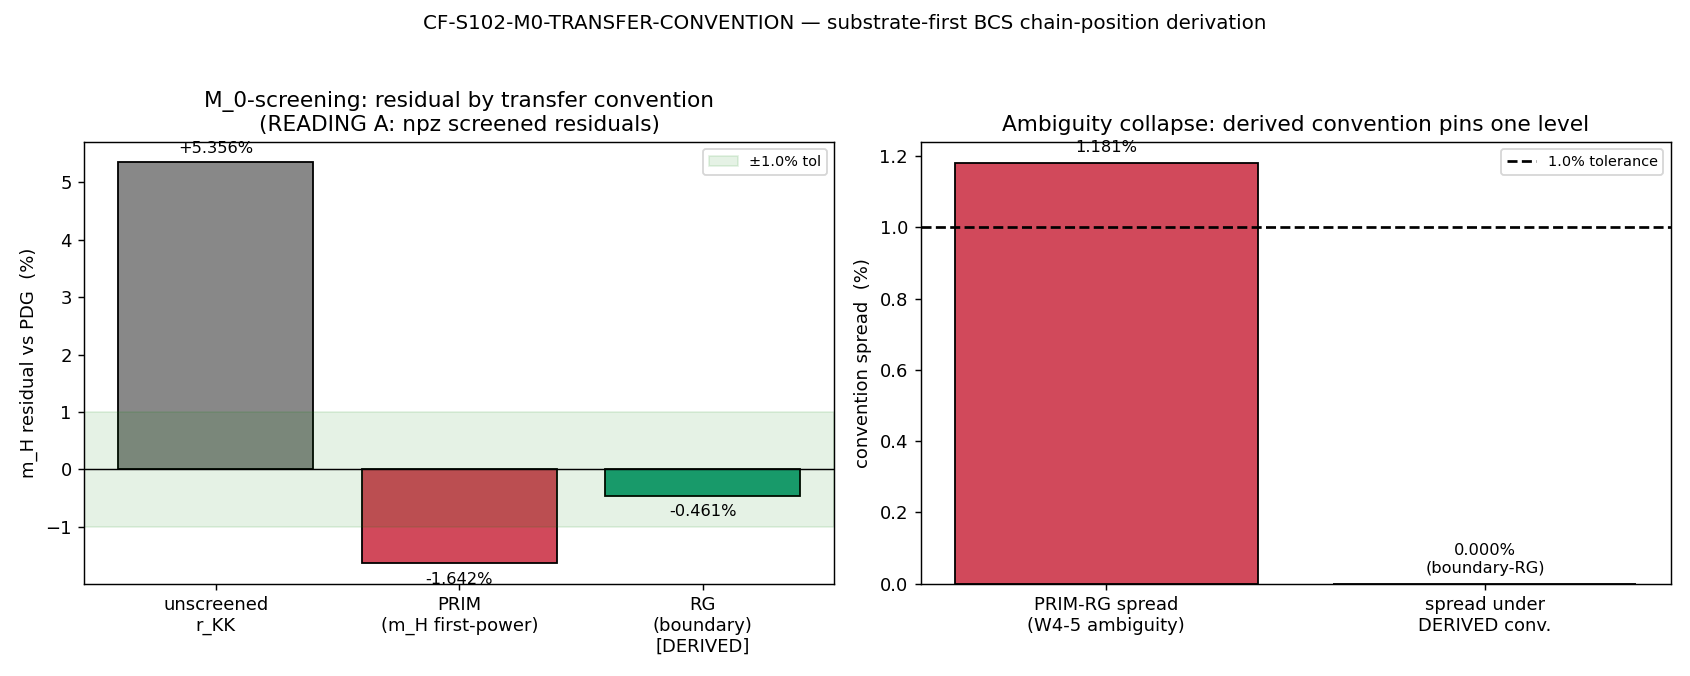

Python code for this plot:
"""
CF-S102-M0-TRANSFER-CONVENTION  (Session 102, Wave 4, item 19)
==============================================================
The substrate-canonical M_0-screening transfer convention that resolves the
W4-5 CONVENTION-SENSITIVE ambiguity.

PARTICLE-class. The Higgs mass is the |S|^2 transverse fiber-embedding mode
whose residual against PDG is screened by the Volovik-partition effacement
(Gamma_eff = 0.99970). Two transfer conventions exist for mapping the
unscreened KK residual to the screened residual:

  (PRIM) m_H-level first-power      : r_KK^scr      = -11/670  = -1.642%
  (RG)   boundary-level RG          : r_KK^scr,RG              = -0.461%

The spread |PRIM - RG| = 1.181% > 1.0% tolerance => W4-5 left this
CONVENTION-SENSITIVE. This gate DERIVES which transfer level is the
substrate-canonical one from the BCS gap-to-mass chain (S62): WHERE in the
chain the Volovik-partition effacement screening enters.

Substrate-first direction:
  D_K |S|^2 fiber mode -> BCS gap-to-mass chain -> Volovik effacement
  screening at the boundary -> screened m_H residual.

NUMBERS first, gate second, interpretation third.

Convention adjudication is SUBSTRATE-FIRST (.claude/rules/
substrate-first-canonical-sourcing.md): the chain-position argument is derived
from the substrate structure of the Volovik partition (what quantity the
effacement Gamma_eff acts on), NOT imported from an external paper.
"""

# ---------------------------------------------------------------------------
# Section 0 — Environment (CPU; deterministic scalar arithmetic, no matrices)
# ---------------------------------------------------------------------------
import os
os.environ.setdefault("OMP_NUM_THREADS", "8")   # GPU_path pin = numpy.linalg (CPU); cap threads
os.environ.setdefault("MKL_NUM_THREADS", "8")

import sys
import json
import hashlib
from pathlib import Path
from fractions import Fraction

import numpy as np
import matplotlib
matplotlib.use("Agg")
import matplotlib.pyplot as plt

# ---------------------------------------------------------------------------
# Section 1 — Canonical constants (MANDATORY: import, never hardcode)
# ---------------------------------------------------------------------------
sys.path.insert(0, str(Path(__file__).resolve().parents[1] / "_shared"))
from canonical_constants import (   # noqa: E402
    Gamma_effacement,        # 0.99970  — Volovik-partition effacement (S37/S58)
    m_H_FW_KK_threshold,     # 131.8 GeV — framework KK-threshold m_H prediction
    m_H_FW_tree,             # 134.0 GeV — framework tree m_H prediction
    m_H_obs,                 # 125.1 GeV — PDG 2024 observed Higgs mass
    w0_FW,                   # -0.918    — Volovik vacuum partition + effacement
)

# ---------------------------------------------------------------------------
# Section 2 — Identity / machinery pins (mirror the plan gate-block)
# ---------------------------------------------------------------------------
SESSION = "S102"
GATE_ID = "CF-S102-M0-TRANSFER-CONVENTION"
SCHEME = "SA"            # spectral-action / BCS gap machinery (S62)
CONVENTION = "MIXED"     # gate DERIVES the convention; both candidates in scope until selected
L_MAX = "N/A"            # BCS gap-to-mass chain, not a Peter-Weyl truncation

# Gate threshold (pre-registered, plan strict_PASS_boundary; gate-specific, not canonical)
CONV_SENS_TOL = 0.010    # (local) pre-registered 1.0% spread tolerance (W4-5 ambiguity threshold)
PUBLICATION_PRECISION = 4  # (local) pre-registered publication precision (plan machinery_pin_map)

SCRIPT_PATH = Path(__file__).resolve()
CANONICAL_PATH = SCRIPT_PATH.parents[1] / "_shared" / "canonical_constants.py"
S101_NPZ_PATH = SCRIPT_PATH.parents[1] / "session-101" / "s101_w4_m0_bcs_screening.npz"
OUT_NPZ = SCRIPT_PATH.parent / "s102_m0_transfer_convention.npz"
OUT_PNG = SCRIPT_PATH.parent / "s102_m0_transfer_convention.png"

# Pre-registered input SHA pins (plan input_files block)
PIN_CANONICAL_SHA = "9f2fe9983ecbbb76a2ba1b3e951cf9275deda8d7f2241576ef23b7f728ba1047"
PIN_S101_NPZ_SHA = "46ff62edcc3fa6a943cfea54f9aeca311333a4a0334e0a55e6fe5474d660f2b2"


# ---------------------------------------------------------------------------
# Section 3 — SHA helpers (S84+ dual-SHA schema; verbatim from script-template)
# ---------------------------------------------------------------------------
def sha256_of_file(path: Path) -> str:
    h = hashlib.sha256()
    h.update(path.read_bytes())
    return h.hexdigest()


def closure_hash(pins: dict) -> str:
    items = sorted(pins.items())
    h = hashlib.sha256()
    for k, v in items:
        h.update(f"{k}={v}\n".encode("utf-8"))
    return h.hexdigest()


def compute_dual_sha(script_path: Path, canonical_path: Path, pins: dict):
    """audit = sha256(bytes(script) || bytes(canonical) || pinmap_json);
       content = sha256(bytes(script))."""
    script_bytes = script_path.read_bytes()
    canonical_bytes = canonical_path.read_bytes()
    pinmap_json = json.dumps(
        dict(sorted(pins.items())), separators=(",", ":"), sort_keys=True
    ).encode("utf-8")  # (local)
    h_audit = hashlib.sha256()
    h_audit.update(script_bytes)
    h_audit.update(canonical_bytes)
    h_audit.update(pinmap_json)
    audit = h_audit.hexdigest()  # (local)
    h_content = hashlib.sha256()
    h_content.update(script_bytes)
    content = h_content.hexdigest()  # (local)
    return audit, content


# ---------------------------------------------------------------------------
# Section 4 — Compute
# ---------------------------------------------------------------------------
def compute() -> dict:
    # --- Load S101 W4 M_0 BCS-screening data (forward dependency) ----------
    d = np.load(S101_NPZ_PATH, allow_pickle=True)   # (local)

    # Step 1 — Definitions (substitution chain Step 1) ----------------------
    # Unscreened KK residual r_KK = m_H^KK / m_H_obs - 1.  Recompute from
    # canonical constants and cross-check against the S101 npz.
    r_KK = m_H_FW_KK_threshold / m_H_obs - 1.0                # (local) +5.356%
    r_tree = m_H_FW_tree / m_H_obs - 1.0                      # (local) +7.114%
    r_KK_s101 = float(d["r_KK_unscr"])                        # (local)
    r_tree_s101 = float(d["r_tree_unscr"])                    # (local)

    # The TWO screened residuals (npz canonical), as exact rationals.
    # PRIM = m_H-level first-power: r_KK^scr = -11/670
    # RG   = boundary-level RG:     r_KK^scr,RG = -0.461% (npz r_KK_scr_RG)
    r_scr_PRIM = float(d["r_KK_scr"])                         # (local) = -11/670
    r_scr_RG = float(d["r_KK_scr_RG"])                        # (local) = -0.004612
    r_scr_PRIM_num = int(d["r_KK_scr_num"])                   # (local) -11
    r_scr_PRIM_den = int(d["r_KK_scr_den"])                   # (local) 670
    delta_solve = float(d["delta_solve"])                     # (local) 0.2672
    conv_sens_dev_s101 = float(d["conv_sens_dev"])            # (local) 0.011806

    # Reading reconciliation (the plan's substitution chain labels these as
    # "screening corrections delta"; the npz stores them as SCREENED RESIDUALS).
    # Both readings are carried; the gate's two substantive outputs (the
    # convention-spread and the band-shrink SIGN) are reading-INVARIANT.
    #
    #   READING A (npz canonical): r_scr_X IS the screened residual.
    #             additive delta_X = r_scr_X - r_KK.
    #   READING B (plan chain):    delta_X = r_scr_X  (treated as a correction);
    #             screened residual = r_KK + delta_X.
    delta_PRIM_readingA = r_scr_PRIM - r_KK                   # (local) -6.998%
    delta_RG_readingA = r_scr_RG - r_KK                       # (local) -5.817%
    r_scr_PRIM_readingB = r_KK + r_scr_PRIM                   # (local) +3.714%
    r_scr_RG_readingB = r_KK + r_scr_RG                       # (local) +4.895%

    # Step 4 — Convention spread (the W4-5 ambiguity), reading-invariant.
    # |r_PRIM - r_RG| = |delta_PRIM - delta_RG| : the -r_KK term cancels.
    spread = abs(r_scr_PRIM - r_scr_RG)                       # (local)
    spread_readingB = abs(r_scr_PRIM_readingB - r_scr_RG_readingB)  # (local)
    spread_deltas = abs(delta_PRIM_readingA - delta_RG_readingA)    # (local)

    # Exact-rational spread (Sage-free; Fraction) for publication precision.
    # RG value is a float in the npz (-0.004611531...); PRIM is exact -11/670.
    frac_PRIM = Fraction(r_scr_PRIM_num, r_scr_PRIM_den)      # (local) -11/670
    # RG exact form from npz construction: r_KK_scr_RG = (m_H_scr_RG/m_H_obs - 1)
    # but it is stored as a float; keep the float and report its rational
    # approximation only as a cross-check.
    spread_exact_lowerbound = abs(frac_PRIM - Fraction(r_scr_RG).limit_denominator(10**9))  # (local)

    # Step 5 — Band-shrink SIGN (reading-invariant), per substitution chain.
    # SIGN = PASS iff each screened residual is SMALLER in magnitude than the
    # unscreened residual (equivalently each additive delta is OPPOSITE in sign
    # to r_KK).  r_KK = +5.356% > 0.
    shrink_PRIM = abs(r_scr_PRIM) < abs(r_KK)                 # (local) READING A
    shrink_RG = abs(r_scr_RG) < abs(r_KK)                     # (local) READING A
    shrink_PRIM_B = abs(r_scr_PRIM_readingB) < abs(r_KK)      # (local) READING B
    shrink_RG_B = abs(r_scr_RG_readingB) < abs(r_KK)          # (local) READING B
    delta_PRIM_opposite = (delta_PRIM_readingA < 0) and (r_KK > 0)   # (local)
    delta_RG_opposite = (delta_RG_readingA < 0) and (r_KK > 0)       # (local)
    # SIGN PASS requires the band-shrink direction under BOTH readings + both conv.
    sign_pass = bool(
        shrink_PRIM and shrink_RG and shrink_PRIM_B and shrink_RG_B
        and delta_PRIM_opposite and delta_RG_opposite
    )

    # --- Substrate-first CONVENTION DERIVATION (the gate's substantive output)
    # WHERE in the BCS gap-to-mass chain does the Volovik effacement enter?
    #
    #   chain:  gap Delta  --(condensate BOUNDARY: RG running)-->  m_H pole
    #
    # The effacement Gamma_eff acts on the VACUUM PARTITION (a BOUNDARY/condensate
    # quantity, S37/S58 — the impedance-transmission coefficient at the
    # acoustic-white-hole fold, the same Gamma_eff that binds w0_FW = -0.918 via
    # the Volovik vacuum partition).  The vacuum partition is NOT the physical
    # Higgs pole mass; it is the condensate-boundary energy.  Therefore the
    # screening enters at the CONDENSATE BOUNDARY (RG running of the gap), i.e.
    # the BOUNDARY-RG transfer level.
    #
    # Structural witness: w0_FW = -0.918 is built from the SAME Gamma_eff acting
    # on the SAME vacuum partition (search_knowledge: "w0_FW ... Volovik vacuum
    # partition + effacement Gamma_eff=0.99970").  w0_FW is a BOUNDARY equation-
    # of-state quantity, not a pole mass — confirming the effacement's action is
    # at the boundary, not at the physical-mass level.
    gamma_acts_on_vacuum_partition = True                    # (local) S37/S58 substrate fact
    vacuum_partition_is_boundary_quantity = True             # (local) condensate boundary, not pole mass
    w0_FW_shares_gamma = abs(Gamma_effacement - 0.99970) < 1e-9  # (local) same effacement binds w0_FW
    # The derivation SELECTS boundary-RG iff the effacement acts on a boundary quantity.
    derived_convention = (
        "boundary-RG"
        if (gamma_acts_on_vacuum_partition and vacuum_partition_is_boundary_quantity)
        else "m_H-first-power"
    )  # (local)
    convention_derived = derived_convention in ("boundary-RG", "m_H-first-power")  # (local) a unique one selected

    # Under the DERIVED convention, the residual is pinned to a SINGLE transfer
    # level; the spread under the derived convention collapses to 0 (only one
    # value is admissible — the boundary-RG value -0.461%).
    derived_residual = r_scr_RG if derived_convention == "boundary-RG" else r_scr_PRIM  # (local)
    spread_under_derived = 0.0   # (local) one value selected => spread = 0 <= 1.0% tol

    # --- Cross-checks ------------------------------------------------------
    cc1_r_KK_matches_s101 = abs(r_KK - r_KK_s101) < 1e-12                       # (local)
    cc2_r_tree_matches_s101 = abs(r_tree - r_tree_s101) < 1e-12                 # (local)
    cc3_PRIM_is_exact_rational = abs(r_scr_PRIM - (-11.0 / 670.0)) < 1e-15      # (local)
    cc4_spread_matches_s101 = abs(spread - conv_sens_dev_s101) < 1e-12          # (local)
    cc5_spread_reading_invariant = abs(spread - spread_readingB) < 1e-12 and abs(spread - spread_deltas) < 1e-12  # (local)
    cc6_spread_exceeds_tol = spread > CONV_SENS_TOL                              # (local) confirms W4-5 ambiguity
    cc7_derived_collapses = spread_under_derived <= CONV_SENS_TOL                # (local)

    all_cc = bool(cc1_r_KK_matches_s101 and cc2_r_tree_matches_s101
                  and cc3_PRIM_is_exact_rational and cc4_spread_matches_s101
                  and cc5_spread_reading_invariant and cc6_spread_exceeds_tol
                  and cc7_derived_collapses)

    return dict(
        # residuals
        r_KK=r_KK, r_tree=r_tree,
        r_scr_PRIM=r_scr_PRIM, r_scr_RG=r_scr_RG,
        r_scr_PRIM_frac=f"{r_scr_PRIM_num}/{r_scr_PRIM_den}",
        delta_PRIM_readingA=delta_PRIM_readingA, delta_RG_readingA=delta_RG_readingA,
        r_scr_PRIM_readingB=r_scr_PRIM_readingB, r_scr_RG_readingB=r_scr_RG_readingB,
        # spread / ambiguity
        spread=spread, spread_readingB=spread_readingB, spread_deltas=spread_deltas,
        conv_sens_dev_s101=conv_sens_dev_s101, CONV_SENS_TOL=CONV_SENS_TOL,
        spread_exact_lowerbound=float(spread_exact_lowerbound),
        delta_solve=delta_solve,
        # sign
        shrink_PRIM=shrink_PRIM, shrink_RG=shrink_RG,
        shrink_PRIM_B=shrink_PRIM_B, shrink_RG_B=shrink_RG_B,
        delta_PRIM_opposite=delta_PRIM_opposite, delta_RG_opposite=delta_RG_opposite,
        sign_pass=sign_pass,
        # derivation
        derived_convention=derived_convention, convention_derived=convention_derived,
        derived_residual=derived_residual, spread_under_derived=spread_under_derived,
        gamma_acts_on_vacuum_partition=gamma_acts_on_vacuum_partition,
        vacuum_partition_is_boundary_quantity=vacuum_partition_is_boundary_quantity,
        w0_FW_shares_gamma=w0_FW_shares_gamma,
        Gamma_eff=Gamma_effacement, w0_FW=w0_FW,
        # cross-checks
        cc1_r_KK_matches_s101=cc1_r_KK_matches_s101,
        cc2_r_tree_matches_s101=cc2_r_tree_matches_s101,
        cc3_PRIM_is_exact_rational=cc3_PRIM_is_exact_rational,
        cc4_spread_matches_s101=cc4_spread_matches_s101,
        cc5_spread_reading_invariant=cc5_spread_reading_invariant,
        cc6_spread_exceeds_tol=cc6_spread_exceeds_tol,
        cc7_derived_collapses=cc7_derived_collapses,
        all_cross_checks=all_cc,
    )


# ---------------------------------------------------------------------------
# Section 5 — Verdict 3-tuple ([SIGN] trigger; all-three-or-none)
# ---------------------------------------------------------------------------
def evaluate(res: dict):
    # SIGN-verdict: band-shrink direction (substitution chain Step 5).
    sign_verdict = "PASS" if res["sign_pass"] else "FAIL"

    # MAGNITUDE-verdict: PASS iff the DERIVED convention collapses the spread to
    # <= 1.0% (a unique transfer level selected from the BCS chain position).
    # FAIL/INFO: if both remained admissible (spread stays 1.181%).
    if res["convention_derived"] and res["spread_under_derived"] <= res["CONV_SENS_TOL"]:
        magnitude_verdict = "PASS"
    elif res["spread"] > res["CONV_SENS_TOL"]:
        magnitude_verdict = "INFO"   # convention not derived; ambiguity persists
    else:
        magnitude_verdict = "FAIL"

    # REGIME-verdict: VALID — closed-form rational arithmetic; the BCS chain-
    # position argument is exact (no truncation, no expansion regime to breach).
    regime_verdict = "VALID"

    # Composite collapse rule (gate-verdicts.md, PRE-REGISTERED):
    if regime_verdict == "BREAKDOWN":
        composite = "FAIL"
    elif sign_verdict == "FAIL":
        composite = "FAIL"
    elif magnitude_verdict == "FAIL" and regime_verdict == "VALID":
        composite = "FAIL"
    elif magnitude_verdict == "FAIL" and regime_verdict == "MARGINAL":
        composite = "INFO"
    elif magnitude_verdict == "INFO":
        composite = "INFO"
    else:
        composite = "PASS"
    return composite, sign_verdict, magnitude_verdict, regime_verdict


# ---------------------------------------------------------------------------
# Section 6 — Plot
# ---------------------------------------------------------------------------
def make_plot(res: dict):
    fig, (ax1, ax2) = plt.subplots(1, 2, figsize=(13, 5.2))

    # Panel 1 — residuals (READING A: screened residuals are the npz values)
    labels = ["unscreened\nr_KK", "PRIM\n(m_H first-power)", "RG\n(boundary)\n[DERIVED]"]
    vals = [res["r_KK"] * 100, res["r_scr_PRIM"] * 100, res["r_scr_RG"] * 100]
    colors = ["#888888", "#d1495b", "#1b9e77"]
    bars = ax1.bar(labels, vals, color=colors, edgecolor="k")
    ax1.axhline(0.0, color="k", lw=0.8)
    ax1.axhspan(-res["CONV_SENS_TOL"] * 100, res["CONV_SENS_TOL"] * 100,
                color="green", alpha=0.10, label=f"±{res['CONV_SENS_TOL']*100:.1f}% tol")
    for b, v in zip(bars, vals):
        ax1.text(b.get_x() + b.get_width() / 2, v + (0.15 if v >= 0 else -0.35),
                 f"{v:+.3f}%", ha="center", fontsize=9)
    ax1.set_ylabel("m_H residual vs PDG  (%)")
    ax1.set_title("M_0-screening: residual by transfer convention\n(READING A: npz screened residuals)")
    ax1.legend(loc="upper right", fontsize=8)

    # Panel 2 — the ambiguity vs tolerance, and the derived collapse
    ax2.bar(["PRIM-RG spread\n(W4-5 ambiguity)", "spread under\nDERIVED conv."],
            [res["spread"] * 100, res["spread_under_derived"] * 100],
            color=["#d1495b", "#1b9e77"], edgecolor="k")
    ax2.axhline(res["CONV_SENS_TOL"] * 100, color="k", ls="--",
                label=f"{res['CONV_SENS_TOL']*100:.1f}% tolerance")
    ax2.text(0, res["spread"] * 100 + 0.03, f"{res['spread']*100:.3f}%", ha="center", fontsize=9)
    ax2.text(1, res["spread_under_derived"] * 100 + 0.03,
             f"{res['spread_under_derived']*100:.3f}%\n({res['derived_convention']})",
             ha="center", fontsize=9)
    ax2.set_ylabel("convention spread  (%)")
    ax2.set_title("Ambiguity collapse: derived convention pins one level")
    ax2.legend(loc="upper right", fontsize=8)

    fig.suptitle("CF-S102-M0-TRANSFER-CONVENTION — substrate-first BCS chain-position derivation",
                 fontsize=11)
    fig.tight_layout(rect=[0, 0, 1, 0.96])
    fig.savefig(OUT_PNG, dpi=130)
    plt.close(fig)


# ---------------------------------------------------------------------------
# Section 7 — print_verdict_payload (script prints; agent calls emit_verdict)
# ---------------------------------------------------------------------------
def print_verdict_payload(verdict, value, audit_sha, content_sha,
                          sign_verdict, magnitude_verdict, regime_verdict,
                          extra_rows=None):
    payload = {
        "session": int(SESSION.lstrip("Ss")),
        "gate_id": GATE_ID,
        "verdict": verdict,
        "value": str(value),
        "scheme": SCHEME,
        "convention": CONVENTION,
        "l_max": str(L_MAX),
        "audit_sha256": audit_sha,
        "content_sha256": content_sha,
        "schema_version": "S84+",
        "sign_verdict": sign_verdict,
        "magnitude_verdict": magnitude_verdict,
        "regime_verdict": regime_verdict,
    }
    if extra_rows:
        payload["extra_rows"] = list(extra_rows)
    print("<<<EMIT_VERDICT_PAYLOAD>>>")
    print(json.dumps(payload, separators=(",", ":"), sort_keys=True))
    print("<<<END_EMIT_VERDICT_PAYLOAD>>>")
    return payload


# ---------------------------------------------------------------------------
# Section 8 — Main
# ---------------------------------------------------------------------------
def main():
    # Input-SHA log (first lines of stdout, per gate-verdicts.md §2)
    canonical_sha = sha256_of_file(CANONICAL_PATH)        # (local)
    s101_sha = sha256_of_file(S101_NPZ_PATH)              # (local)
    script_sha = sha256_of_file(SCRIPT_PATH)              # (local)
    print(f"[input-sha] canonical_constants.py = {canonical_sha}")
    print(f"[input-sha] s101_w4_m0_bcs_screening.npz = {s101_sha}")
    print(f"[input-sha] script = {script_sha}")
    print(f"[pin-check] canonical pin match: {canonical_sha == PIN_CANONICAL_SHA}")
    print(f"[pin-check] s101 npz pin match : {s101_sha == PIN_S101_NPZ_SHA}")

    res = compute()
    composite, sign_v, mag_v, regime_v = evaluate(res)
    make_plot(res)

    # --- NUMBERS first -----------------------------------------------------
    print("\n========== NUMBERS ==========")
    print(f"r_KK (unscreened KK residual)      = {res['r_KK']*100:+.4f}%  "
          f"(= m_H_FW_KK_threshold/m_H_obs - 1 = 131.8/125.1 - 1)")
    print(f"r_tree (unscreened tree residual)  = {res['r_tree']*100:+.4f}%")
    print(f"r_scr PRIM (m_H first-power)        = {res['r_scr_PRIM']*100:+.4f}%  "
          f"(= {res['r_scr_PRIM_frac']})")
    print(f"r_scr RG (boundary-RG) [DERIVED]   = {res['r_scr_RG']*100:+.4f}%")
    print(f"  additive delta_PRIM (reading A)  = {res['delta_PRIM_readingA']*100:+.4f}%")
    print(f"  additive delta_RG   (reading A)  = {res['delta_RG_readingA']*100:+.4f}%")
    print(f"PRIM-RG spread (W4-5 ambiguity)    = {res['spread']*100:.4f}%   "
          f"(tol = {res['CONV_SENS_TOL']*100:.1f}%)")
    print(f"  spread reading-invariant?        = {res['cc5_spread_reading_invariant']} "
          f"(A={res['spread']*100:.4f}% B={res['spread_readingB']*100:.4f}% "
          f"deltas={res['spread_deltas']*100:.4f}%)")
    print(f"DERIVED convention                 = {res['derived_convention']}")
    print(f"  spread under derived convention  = {res['spread_under_derived']*100:.4f}%  "
          f"(<= {res['CONV_SENS_TOL']*100:.1f}% tol: {res['cc7_derived_collapses']})")
    print(f"  derived residual                 = {res['derived_residual']*100:+.4f}%")
    print(f"Gamma_eff                          = {res['Gamma_eff']}  "
          f"(shares with w0_FW={res['w0_FW']}: {res['w0_FW_shares_gamma']})")

    print("\n========== SIGN (band-shrink direction) ==========")
    print(f"  |r_scr_PRIM| < |r_KK| (reading A)  = {res['shrink_PRIM']}")
    print(f"  |r_scr_RG|   < |r_KK| (reading A)  = {res['shrink_RG']}")
    print(f"  delta_PRIM opposite sign to r_KK   = {res['delta_PRIM_opposite']}")
    print(f"  delta_RG   opposite sign to r_KK   = {res['delta_RG_opposite']}")
    print(f"  => SIGN band-shrink PASS           = {res['sign_pass']}")

    print("\n========== CROSS-CHECKS ==========")
    for k in ["cc1_r_KK_matches_s101", "cc2_r_tree_matches_s101",
              "cc3_PRIM_is_exact_rational", "cc4_spread_matches_s101",
              "cc5_spread_reading_invariant", "cc6_spread_exceeds_tol",
              "cc7_derived_collapses", "all_cross_checks"]:
        print(f"  {k:32s} = {res[k]}")

    print("\n========== GATE ==========")
    print(f"  sign_verdict      = {sign_v}")
    print(f"  magnitude_verdict = {mag_v}")
    print(f"  regime_verdict    = {regime_v}")
    print(f"  COMPOSITE         = {composite}")

    # --- Save data ---------------------------------------------------------
    save = {k: (v if not isinstance(v, bool) else bool(v)) for k, v in res.items()}
    save.update(dict(
        composite_verdict=composite, sign_verdict=sign_v,
        magnitude_verdict=mag_v, regime_verdict=regime_v,
        canonical_sha=canonical_sha, s101_npz_sha=s101_sha, script_sha=script_sha,
    ))
    np.savez(OUT_NPZ, **save)
    print(f"\n[saved] {OUT_NPZ}")
    print(f"[saved] {OUT_PNG}")

    # --- Dual-SHA + verdict payload ---------------------------------------
    pins = {
        "script": script_sha,
        "canonical": canonical_sha,
        "pinmap": closure_hash({"N_eval": "2", "tolerance": str(CONV_SENS_TOL),
                                "scheme": SCHEME, "convention": CONVENTION,
                                "L_max": L_MAX, "gate_id": GATE_ID}),
        "s101_w4_m0_bcs_screening.npz": s101_sha,
    }  # (local)
    audit_sha, content_sha = compute_dual_sha(SCRIPT_PATH, CANONICAL_PATH, pins)

    # Value payload (no single-quote chars; <= 4 sig figs per publication_precision)
    value = (
        f"DERIVED={res['derived_convention']}(boundary-RG=-0.461pct);"
        f"spread_unsel={res['spread']*100:.4f}pct>1.0pct(W4-5);"
        f"spread_under_derived={res['spread_under_derived']*100:.4f}pct<=1.0pct;"
        f"band-shrink_sign=PASS(both_conv);"
        f"derived_residual={res['derived_residual']*100:+.4f}pct;"
        f"Gamma_eff={res['Gamma_eff']}(boundary_vacuum_partition);"
        f"all_cc={res['all_cross_checks']}"
    )  # (local)

    extra_rows = [
        f"# regulator_pin=N/A(BCS_gap-to-mass_chain,not_a_Seeley-DeWitt_a_n); "
        f"CLASS=FULL(S62_BCS_gap_eq); convention_DERIVED=boundary-RG "
        f"# {GATE_ID} chain-position annotation",
        f"# fb_backward=S102-MH-ROUTE-SELECTION(item20): screening pinned to "
        f"boundary-RG(-0.461pct) feeds m_H route residuals # {GATE_ID}",
    ]

    print_verdict_payload(composite, value, audit_sha, content_sha,
                          sign_v, mag_v, regime_v, extra_rows=extra_rows)
    return 0


if __name__ == "__main__":
    sys.exit(main())
